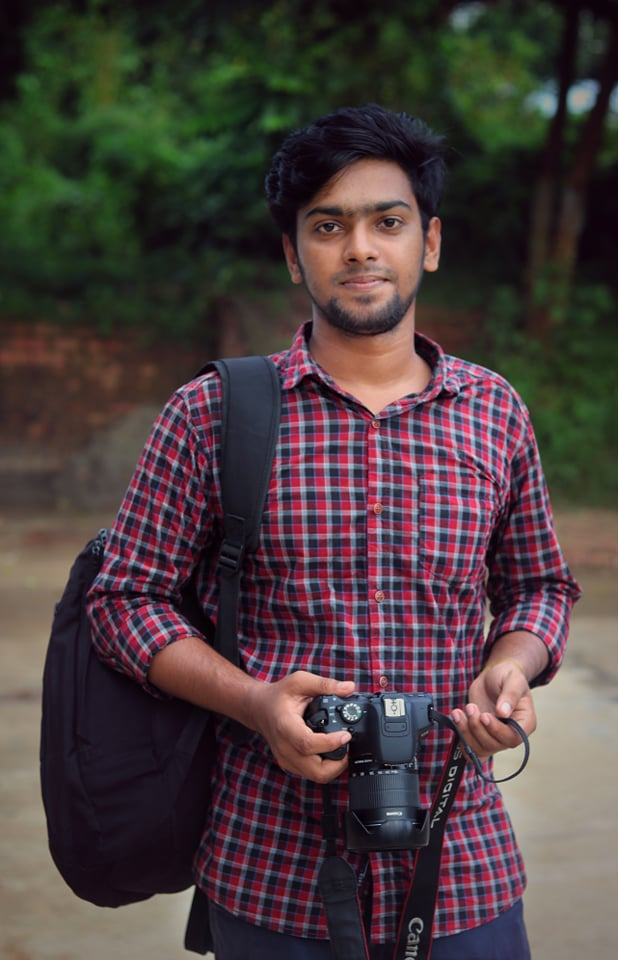
#> input picture images/fakrul.png, 618 x 960 px
$ jupyter execute 'Image Gradients and Edge Detection.ipynb'
#> lines starting #> are read from the running program, lines starting #| are printed output that depends on the picture
**An image gradient is a directional change in the intensity or color in an image. The gradient of the image is one of the fundamental building blocks in image processing. For example, the Canny edge detector uses image gradient for edge detection. In graphics software for digital image editing, the term gradient or color gradient is also used for a gradual blend of color which can be considered as an even gradation from low to high values, as used from white to black in the images to the right. Another name for this is color progression.**

[cell 1]
import numpy as np
import cv2 as cv
from matplotlib import pyplot as plt

[cell 2]
img = cv.imread('images/fakrul.png', cv.IMREAD_GRAYSCALE)
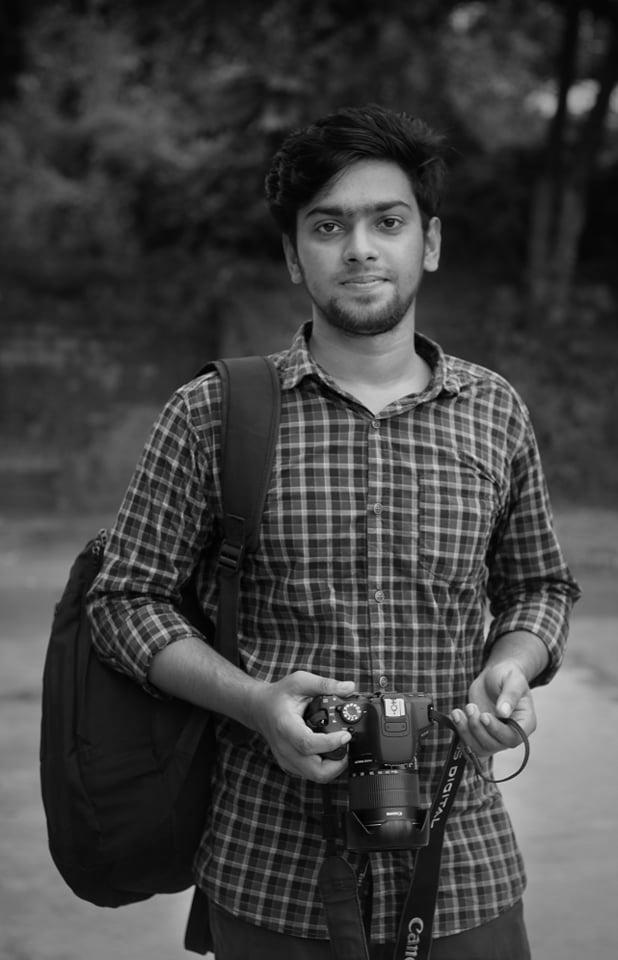
#> img: shape (960, 618); min 0, max 246, mean 65.4

lap = cv.Laplacian(img, cv.CV_64F, ksize=1)
lap = np.uint8(np.absolute(lap))

sobelX = cv.Sobel(img, cv.CV_64F, 1, 0)
sobelY = cv.Sobel(img, cv.CV_64F, 0, 1)
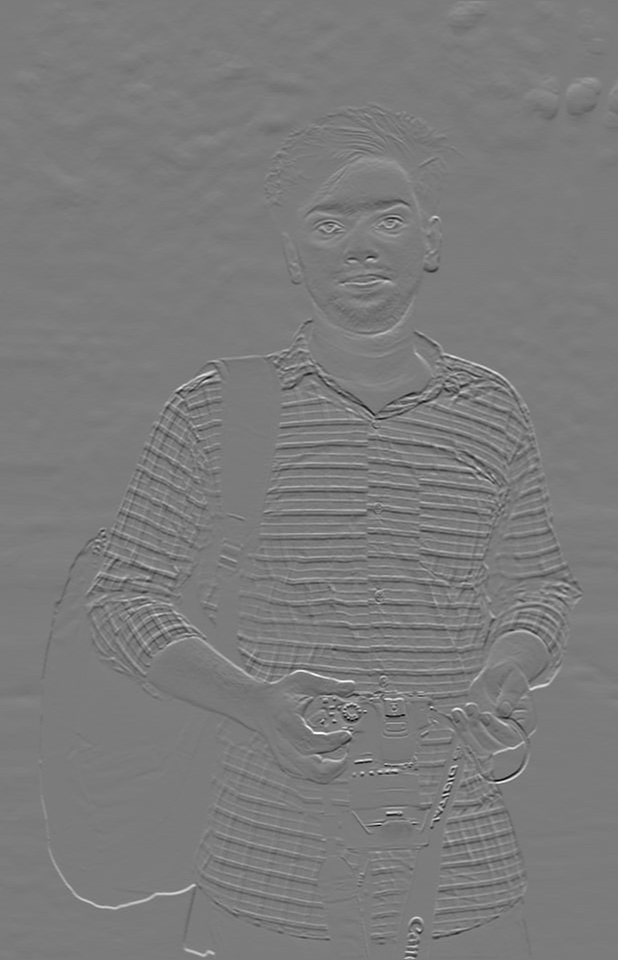
#> sobelY: shape (960, 618) float64; min -644, max 684, mean 0.5; drawn with min black and max white

sobelX = np.uint8(np.absolute(sobelX))
sobelY = np.uint8(np.absolute(sobelY))

sobelCombined = cv.bitwise_or(sobelX, sobelY)
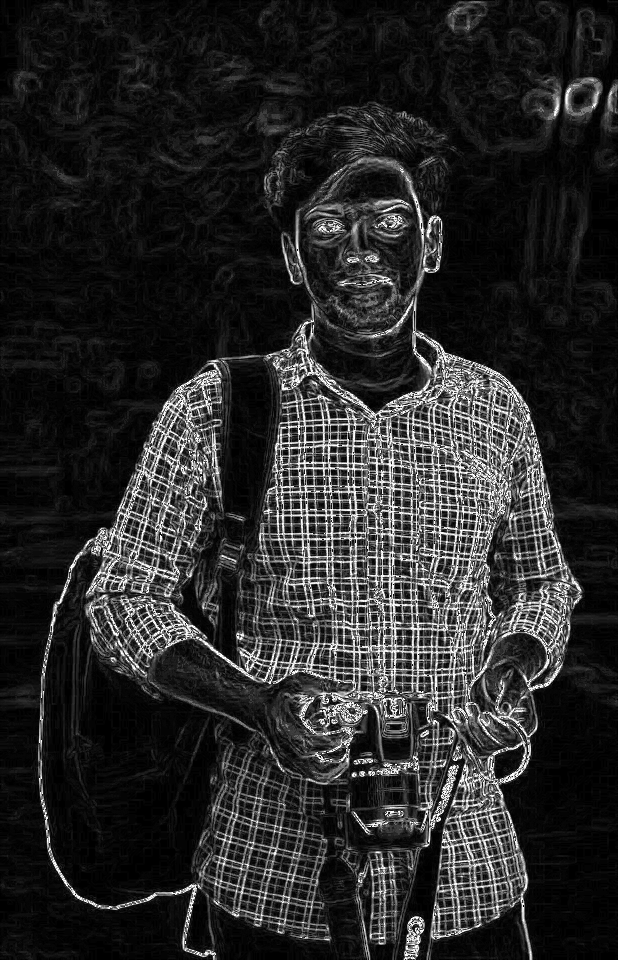
#> sobelCombined: shape (960, 618); min 0, max 255, mean 40.9


titles = ['image', 'lap_gradient', 'sobelX', 'sobelY', 'sobelCombined']
images = [img, lap, sobelX, sobelY, sobelCombined]

cv.imshow('image', img)
cv.imshow('lap_gradient', lap)
cv.imshow('sobelX', sobelX)
cv.imshow('sobelY', sobelY)
cv.imshow('sobelCombined', sobelCombined)


cv.waitKey(0)
cv.destroyAllWindows()

for i in range(5):
    plt.subplot(2, 3, i+1), plt.imshow(images[i], 'gray')
    plt.title(titles[i])
    plt.xticks([]), plt.yticks([])

plt.show()

**#  cv.Laplacian(source, data_type, kernel_size)**
**#  cv.Sobel(img, cv.CV_64F, (dx=order of derivative X), (dy=order of derivative Y), ksize=3)**

[cell 3]
img = cv.imread('images/sudoko.jpg', cv.IMREAD_GRAYSCALE)
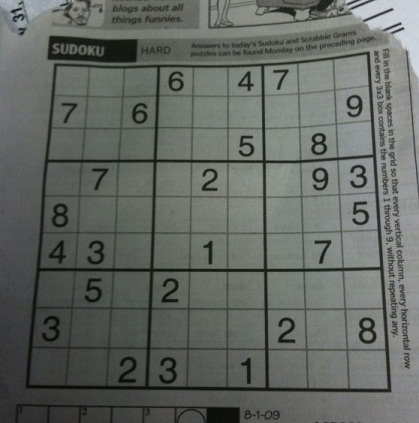
#> input picture images/sudoko.jpg, 419 x 423 px
#> img: shape (423, 419); min 5, max 218, mean 101.9

lap = cv.Laplacian(img, cv.CV_64F, ksize=1)
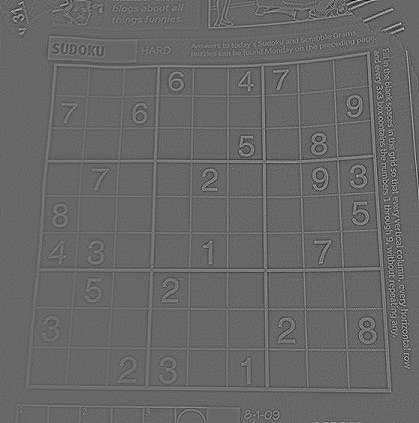
#> lap: shape (423, 419) float64; min -192, max 281, mean 0; drawn with min black and max white
lap = np.uint8(np.absolute(lap))
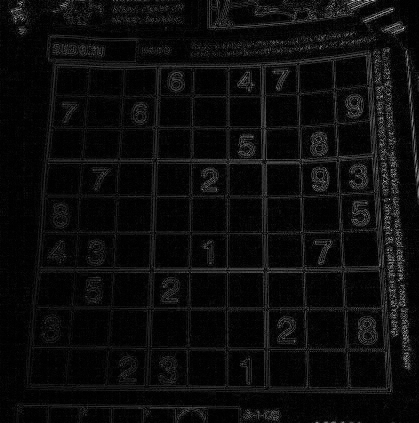
#> lap: shape (423, 419); min 0, max 229, mean 12.2

sobelX = cv.Sobel(img, cv.CV_64F, 1, 0)
#> sobelX: shape (423, 419) float64
sobelY = cv.Sobel(img, cv.CV_64F, 0, 1)
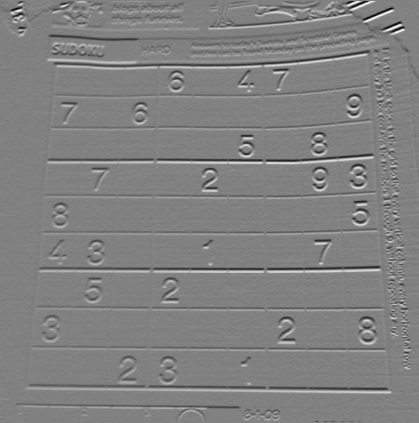
#> sobelY: shape (423, 419) float64; min -577, max 556, mean -1; drawn with min black and max white

sobelX = np.uint8(np.absolute(sobelX))
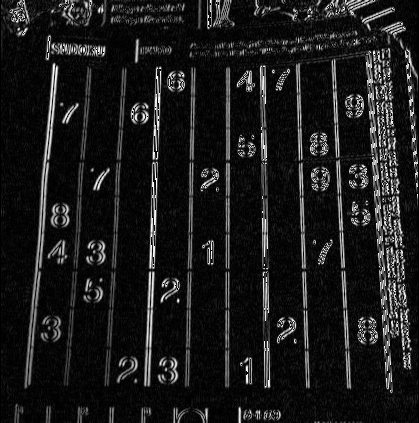
#> sobelX: shape (423, 419); min 0, max 255, mean 27.4
sobelY = np.uint8(np.absolute(sobelY))
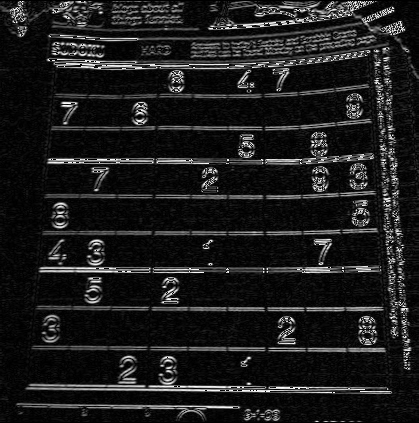
#> sobelY: shape (423, 419); min 0, max 255, mean 28.5

sobelCombined = cv.bitwise_or(sobelX, sobelY)
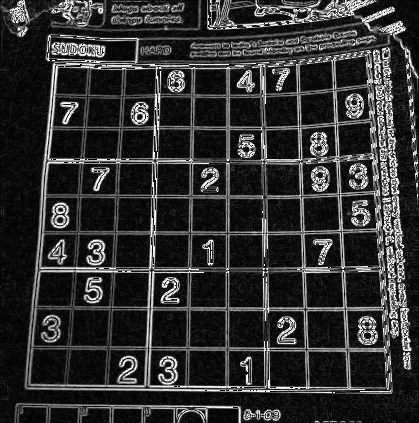
#> sobelCombined: shape (423, 419); min 0, max 255, mean 49.2


titles = ['image', 'lap_gradient', 'sobelX', 'sobelY', 'sobelCombined']
images = [img, lap, sobelX, sobelY, sobelCombined]

cv.imshow('image', img)
cv.imshow('lap_gradient', lap)
cv.imshow('sobelX', sobelX)
cv.imshow('sobelY', sobelY)
cv.imshow('sobelCombined', sobelCombined)


cv.waitKey(0)
cv.destroyAllWindows()

for i in range(5):
    plt.subplot(2, 3, i+1), plt.imshow(images[i], 'gray')
    plt.title(titles[i])
    plt.xticks([]), plt.yticks([])

plt.show()
